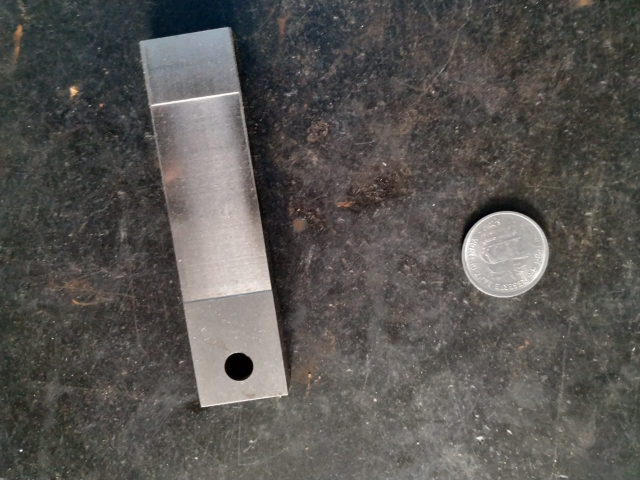
#> input picture Programs/Image/image7.jpeg, 1280 x 960 px, found by its file name (shown at 1/2 size)
$ python remove_bg.py
#> lines starting #> are read from the running program, lines starting #| are printed output that depends on the picture; after the words box and inside, x2 and y2 are one past the last pixel; in counts of white or black regions, pixels touching at a corner belong together
# -*- coding: utf-8 -*-
"""
Created on Sat Apr 20 19:56:54 2019

@author: Santosh
"""

import cv2
import numpy as np
import matplotlib.pyplot as plt
#matplotlib inline

image = cv2.imread('Image\image7.jpeg', 0)
#> image: shape (960, 1280); min 0, max 255, mean 86

if image is None:
    raise ValueError('Image not found!')

# background equalization
max_value = np.max(image)
#> max_value = 255
backgroundRemoved = image.astype(float)
blur = cv2.GaussianBlur(backgroundRemoved, (151,151), 50)
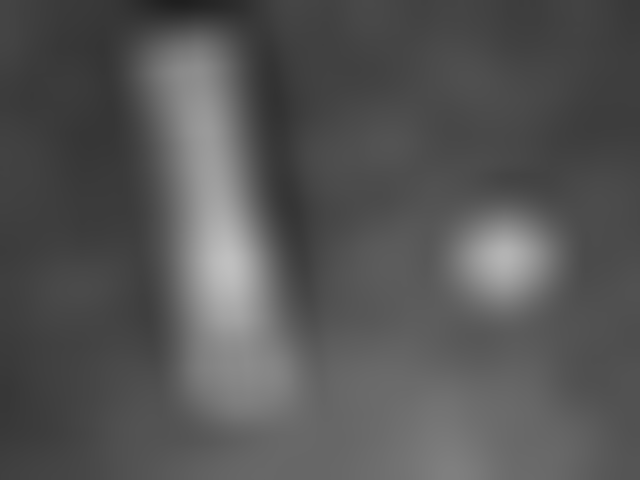
#> blur: shape (960, 1280) float64 (shown at 1/2 size); min 31.1, max 192, mean 86
backgroundRemoved = backgroundRemoved/blur
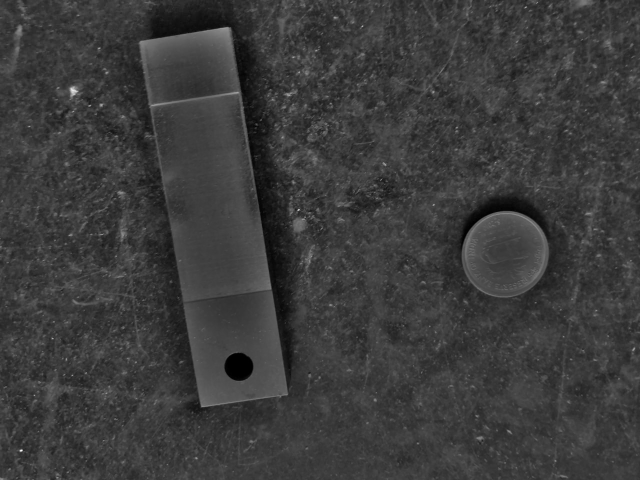
#> backgroundRemoved: shape (960, 1280) float64 (shown at 1/2 size); min 0, max 4.19, mean 0.988; drawn with min black and max white
backgroundRemoved = (backgroundRemoved*max_value/np.max(backgroundRemoved)).astype(np.uint8)


fig = plt.figure(figsize=(20, 20))
plt.subplot(311),plt.imshow(image, 'gray'),plt.title('Input'),plt.axis('off')
plt.subplot(312),plt.imshow(backgroundRemoved, 'gray'),plt.title('Background Removed'),plt.axis('off')
cv2.imwrite("bd.png",backgroundRemoved)
ret, thres = cv2.threshold(backgroundRemoved,130,255,cv2.THRESH_BINARY)
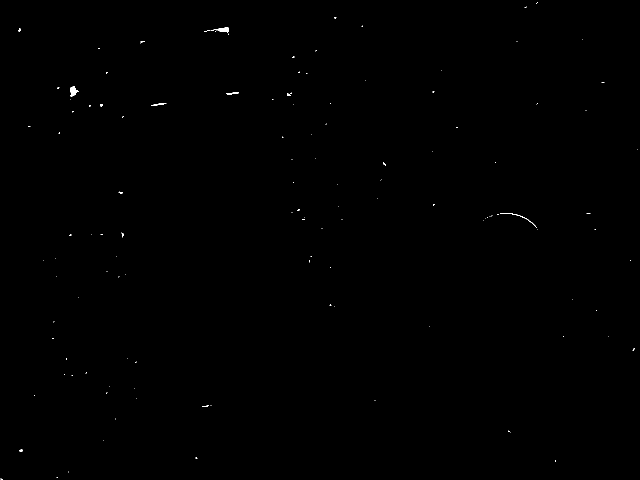
#> thres: shape (960, 1280) (shown at 1/2 size); 0.1% white; 126 white regions (115 under 20 px), largest, box (x1, y1, x2, y2) and area: (140, 173, 157, 194) 204, (421, 55, 458, 65) 178, (1000, 426, 1074, 456) 104

# remove horizontal lines
kernel = np.ones((4, 1),np.uint8)
dilation1 = cv2.dilate(thres, kernel, iterations = 1)
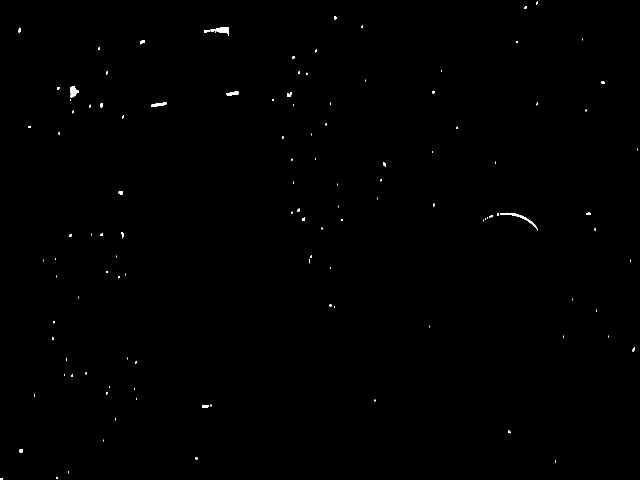
#> dilation1: shape (960, 1280) (shown at 1/2 size); 0.23% white; 120 white regions (89 under 20 px), largest, box (x1, y1, x2, y2) and area: (1000, 425, 1074, 458) 326, (421, 54, 458, 72) 310, (140, 172, 157, 196) 263

# remove vertical lines
kernel = np.ones((1, 4),np.uint8)
dilation2 = cv2.dilate(dilation1, kernel, iterations = 1)
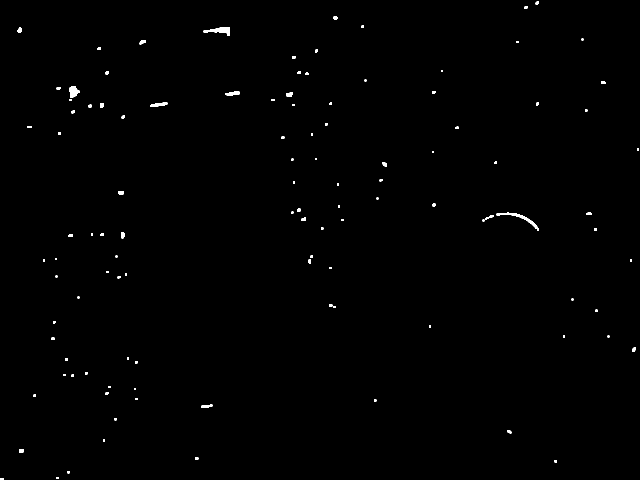
#> dilation2: shape (960, 1280) (shown at 1/2 size); 0.4% white; 111 white regions (29 under 20 px), largest, box (x1, y1, x2, y2) and area: (993, 425, 1078, 461) 464, (407, 54, 460, 72) 435, (139, 172, 159, 196) 335

kernel = np.ones((3, 3),np.uint8)
erosion = cv2.erode(dilation2, kernel, iterations = 1)
#> erosion: shape (960, 1280); 0.18% white; 114 white regions (94 under 20 px), largest, box (x1, y1, x2, y2) and area: (408, 55, 459, 71) 291, (140, 173, 158, 195) 249, (994, 426, 1075, 457) 220

plt.subplot(313),plt.imshow(erosion, 'gray'),plt.title('Final'),plt.axis('off')
plt.show()

kernel = np.ones((1, 4),np.uint8)
dilation = cv2.dilate(dilation2, kernel, iterations = 1)
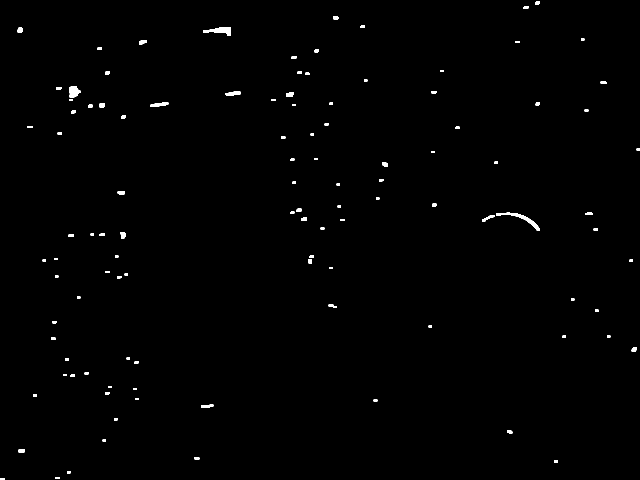
#> dilation: shape (960, 1280) (shown at 1/2 size); 0.56% white; 109 white regions, largest, box (x1, y1, x2, y2) and area: (992, 425, 1080, 461) 575, (406, 54, 462, 72) 498, (138, 172, 161, 196) 407

kernel = np.ones((3, 3),np.uint8)
erosion = cv2.erode(dilation, kernel, iterations = 1)
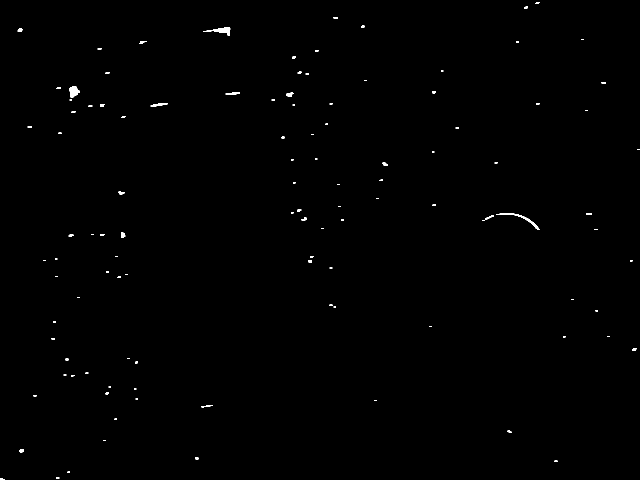
#> erosion: shape (960, 1280) (shown at 1/2 size); 0.29% white; 111 white regions (62 under 20 px), largest, box (x1, y1, x2, y2) and area: (407, 55, 461, 71) 348, (993, 426, 1079, 460) 329, (139, 173, 160, 195) 315

fig = plt.figure()
plt.imshow(erosion, cmap='gray'),plt.title('missmatch')
plt.show()

$ run again, with Programs/Image/image11.jpeg copied over Programs/Image/image7.jpeg
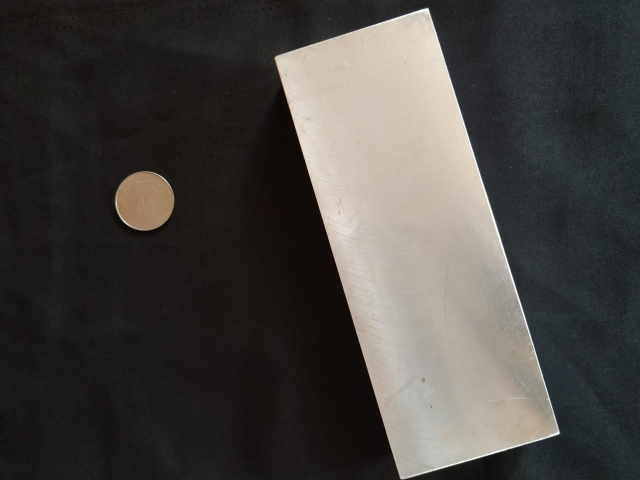
#> input picture Programs/Image/image11.jpeg, 1280 x 960 px, found by its file name (shown at 1/2 size)
#> max_value = 255
#> `ret, thres = cv2.threshold(backgroundRemoved,130,255,cv2.THRESH_BINARY)`:
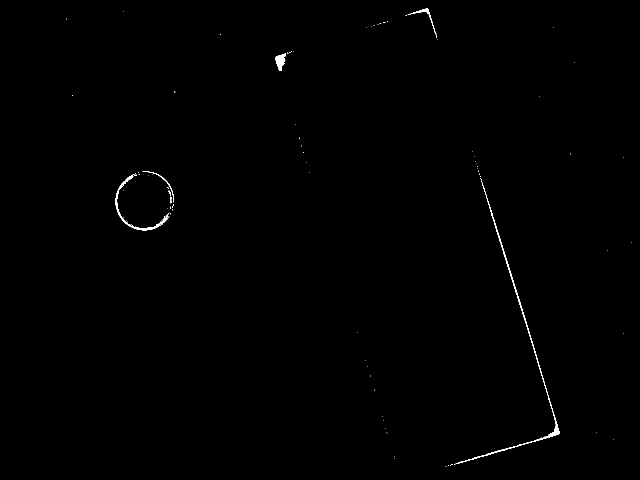
#> thres: shape (960, 1280) (shown at 1/2 size); 0.3% white; 91 white regions (84 under 20 px), largest, box (x1, y1, x2, y2) and area: (908, 356, 1119, 929) 1801, (231, 348, 339, 461) 815, (550, 107, 572, 142) 435
#> dilation1: shape (960, 1280); 0.5% white; 65 white regions (57 under 20 px), largest, box (x1, y1, x2, y2) and area: (908, 331, 1119, 931) 2925, (231, 346, 339, 463) 1368, (550, 106, 572, 144) 518
#> dilation2: shape (960, 1280); 0.8% white; 46 white regions (25 under 20 px), largest, box (x1, y1, x2, y2) and area: (889, 331, 1121, 936) 4815, (230, 344, 344, 463) 1937, (284, 342, 350, 423) 863
#> dilation: shape (960, 1280); 1.1% white; 41 white regions, largest, box (x1, y1, x2, y2) and area: (888, 331, 1123, 936) 6631, (229, 342, 352, 463) 3557, (809, 16, 880, 82) 898
#> `erosion = cv2.erode(dilation, kernel, iterations = 1)`:
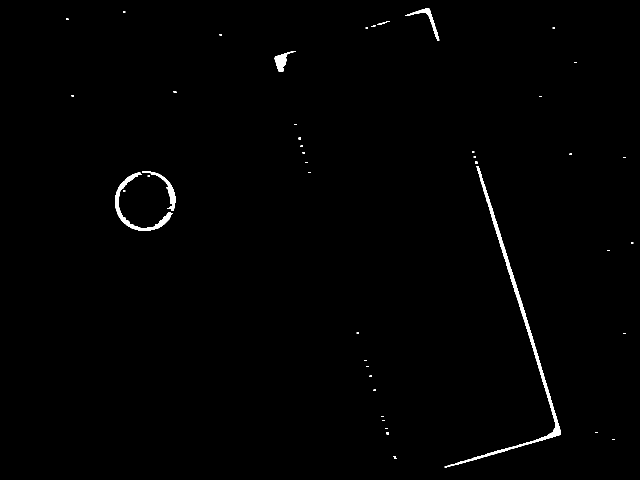
#> erosion: shape (960, 1280) (shown at 1/2 size); 0.74% white; 44 white regions (32 under 20 px), largest, box (x1, y1, x2, y2) and area: (889, 332, 1122, 935) 4641, (230, 345, 345, 462) 1772, (284, 343, 351, 422) 807
